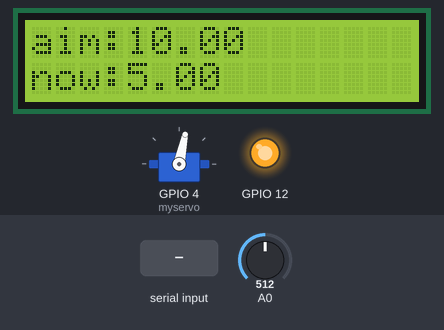
The sketch below on a simulated ESP8266 (NodeMCU). Parts: servo, 16×2 character LCD, output pins drawn as LEDs (lit = HIGH). The test bench sets the inputs (shaded band); at power-on: A0 = 512 (analog values on the 0–1023 scale). Nothing arrives over Bluetooth unless stated; what the sketch prints to the serial monitor is not drawn.

Above: at 2.2 s.
2.3 s: A0 set to 716
At 3.84 s:
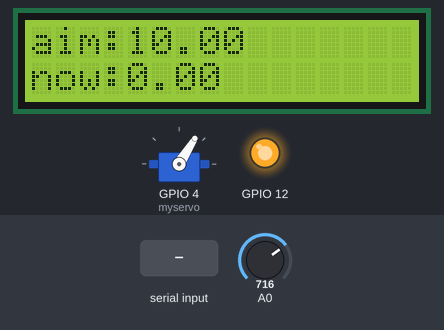
5.2 s: A0 set to 900
At 5.8 s:
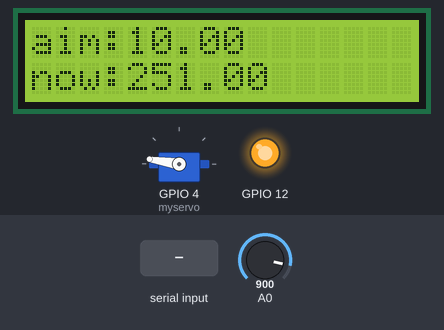
6.8 s: A0 set to 770
At 7.6 s:
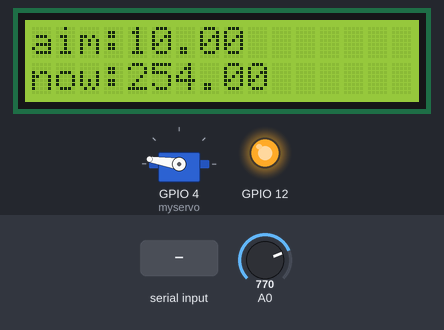
8.4 s: A0 set to 745
At 10.5 s:
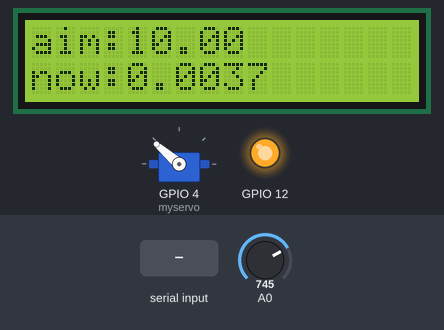
10.6 s: "90,45\n" received over the second serial link
12.1 s: "30,150\n" received over the second serial link
Timing chart, 0 to 16.9 s (numbered marks = the images above; inputs shaded):
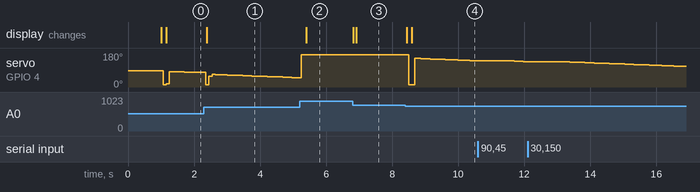

The sketch:

balance_ball.ino
```cpp
#include <PID_v1.h>

#include "ESP32SharpIR.h"

#include <ESP32Servo.h>

#include "BluetoothSerial.h"

#include <Wire.h>

#include <LiquidCrystal.h>

#include <LiquidCrystal_PCF8574.h>

#include <IRremoteESP8266.h>
#include <IRrecv.h>


// Define model and input pin:

#define IRPin 27

#define model 0


/* SharpIR Model :

  GP2Y0A02YK0F --> 20150

  GP2Y0A21YK0F --> 1080

  GP2Y0A710K0F --> 100500

  GP2YA41SK0F --> 430

*/


// Create variables for PID:

double distance_cm;

double Setpoint, Input, Output;

double kp = 1.8, ki = 0.7, kd = 1.4;

double offset = 91;


// variables for filtering:

const int Filter_size = 30;

double FIR_input[Filter_size] = {0}; //FIR average filter

double Sum_input = 0;

int index1 = 0;


ESP32SharpIR mySensor(model, IRPin);

PID myPID(&Input, &Output, &Setpoint, kp, ki, kd, P_ON_E, REVERSE);

Servo myservo;


#if !defined(CONFIG_BT_ENABLED) || !defined(CONFIG_BLUEDROID_ENABLED)
#error Bluetooth is not enabled! Please run `make menuconfig` to and enable it
#endif

BluetoothSerial SerialBT;

LiquidCrystal_PCF8574 lcd(0x27);

int RECV_PIN =19;
IRrecv irrecv(RECV_PIN);//紅外線接收器角位
decode_results results;//把接收到的信號儲存在results

void setup() {


  // put your setup code here, to run once:


  // 提供電源給 IRSensor

  pinMode(12, OUTPUT);

  digitalWrite(12, 1);

  mySensor.setFilterRate(0.1f);


  myservo.attach(4);

  myservo.write(offset - 5);

  Input = mySensor.getDistance();

  Setpoint = 10.0;


  // PID 參數設定

  myPID.SetMode(AUTOMATIC);

  myPID.SetOutputLimits(-80.0, 80.0);

  myPID.SetSampleTime(90);


  delay(1000);


  // Signal filtering

  for (int i = 0; i < Filter_size; i++) {

    FIR_input[i] = mySensor.getDistance();

    Sum_input += FIR_input[i];

  }

  Serial.begin(115200);
  SerialBT.begin("ESP32test"); //Bluetooth device name

  lcd.begin(16, 2);//lcd(長,寬)

  irrecv.enableIRIn();

}


void loop() {
  unsigned long ct = millis();
  static unsigned long pt = millis();
  unsigned long ct2 = millis();
  static unsigned long pt2 = millis();
  static int state = 0;
  static int state2 = 0;
  static int state3 = 0;


  // Signal filtering

  Sum_input -= FIR_input[index1];

  FIR_input[index1] = mySensor.getDistance();

  Sum_input += FIR_input[index1];

  if (++ index1 == Filter_size) index1 = 0;

  Input = Sum_input / Filter_size; // distance measured by IRsensor


  // PID calculation

  myPID.Compute();

  myservo.write(offset + Output); //send command to servo

  //lcd顯示setpoint和input
  switch (state2) {
    case 0:
      if ((ct - pt) > 30) {
        Serial.print(Input);
        Serial.print(" ");
        Serial.println(Setpoint);
        lcd.setBacklight(255);
        lcd.setCursor(0, 0);
        lcd.print("aim:");
        lcd.setCursor(4, 0);
        lcd.print(Setpoint);
        lcd.setCursor(0, 1);
        lcd.print("now:");
        lcd.setCursor(4, 1);
        lcd.print(Input);
        pt = ct;
      }
      break;
  }

  //序列阜改變平衡點
  while (Serial.available() > 0) {
    int a = Serial.parseInt();
    Setpoint = a;
  }

  //app輸入改變平衡點
  if (SerialBT.available()) {
     int x = SerialBT.parseInt();
    //Serial.println(x);
    switch (x) {
      case 8:
        Setpoint = 8;
        break;
      case 9:
        Setpoint = 9;
        break;
      case 10:
        Setpoint = 10;
        break;
      case 11:
        Setpoint = 11;
        break;
      case 12:
        Setpoint = 12;
        break;
    }
  }

  //將紅外線接收器接收到的數值改變平衡點
  switch (state3) {
    case 0:
      if ((ct2 - pt2) > 100) {
        if (irrecv.decode(&results)) {
          if (results.value == 0xFF42BD) {
            Setpoint=7;
          }
          if (results.value == 0xFF4AB5) {
            Setpoint=8;
          }
          if (results.value == 0xFF52AD) {
            Setpoint=9;
          }
          if (results.value == 0xFF6897) {
            Setpoint=10;
          }
          if (results.value == 0xFF30CF) {
            Setpoint=11;
          }
          if (results.value == 0xFF18E7) {
            Setpoint=12;
          }
          irrecv.resume();
          pt2 = ct2;
        }
      }
      break;
  }
}
```

ESP32SharpIR.cpp
```cpp
#include "ESP32SharpIR.h"

ESP32SharpIR::ESP32SharpIR( sensorCode _sensorType , uint8_t _sensorPin ) {

  // Assign sensor type and pin number
  sensorType = _sensorType;
  pin = _sensorPin;

  // Set ADC unit resolution on ESP32
  analogReadResolution(ANALOG_RESOLUTION);

}

void ESP32SharpIR::setFilterRate(float rate) {
  if (rate > 0 && rate < 1) alpha = rate;
}

float ESP32SharpIR::getDistanceFloat(bool avoidBurstRead ) {
  if ( !avoidBurstRead ) while ( millis() <= lastTime + 20 ) {}  //wait for sensor's sampling time

  rawDistance = getRawDistance(avoidBurstRead);
  average = (alpha * rawDistance) + (1 - alpha) * average;        // exponential smoothing

#ifdef DEBUG
  Serial.printf("%f %f\n", rawDistance, average);
#endif

  return average;
}

uint8_t ESP32SharpIR::getDistance(bool avoidBurstRead ) {
  return (uint8_t)getDistanceFloat(avoidBurstRead );
}


uint8_t ESP32SharpIR::getRawDistance( bool avoidBurstRead ) {
  uint8_t distance ;

  if (!avoidBurstRead) while ( millis() <= lastTime + 20 ) {} //wait for sensor's sampling time

  lastTime = millis();

  switch ( sensorType )
  {
    case GP2Y0A41SK0F :
      // TODO: Implement
      //distance = 0;// 2076/(analogRead(pin)-11);
      float distance = (map(analogRead(pin), 525, 2250, 15, 5)-1);
      /*if (distance > 30) return 31;
      else if (distance < 4) return 3;
      else*/ return distance;

      break;

    /*case GP2Y0A21YK0F :

      distance = (28400) / (analogRead(pin));
      if (distance > 80) return 81;
      else if (distance < 10) return 9;
      else return distance;

      break;

    case GP2Y0A02YK0F :
      // TODO: Implement
      distance = 0;// 9462/(analogRead(pin)-16.92);

      if (distance > 150) return 151;
      else if (distance < 20) return 19;
      else return distance;*/
  }
}
/*
  // White Perpendicular Block, r [0:511]
  d   r   d*r
  10  330 3300
  12  285 3420
  14  250 3500
  16  230 3680
  18  190 3420
  20  180 3600
  22  160 3520
  24  150 3600
  26  140 3640
  28  130 3640
  30  125 3750
  avg =   3550
*/
```

ESP32SharpIR.h
```cpp
/*
   SEP32-SharpIR
   Library for the acquisition of distance data from Sharp IR sensors
*/

#pragma once

#include <Arduino.h>

#define ANALOG_RESOLUTION 12

//#define DEBUG

class ESP32SharpIR
{
  public:

    using sensorCode = const uint8_t ;

    ESP32SharpIR( sensorCode _sensorType , uint8_t _sensorPin );

    float getDistanceFloat(bool avoidBurstRead = true);

    uint8_t getRawDistance( bool avoidBurstRead = true );
    uint8_t getDistance(bool avoidBurstRead = true);

    void setFilterRate(float rate);

    static sensorCode GP2Y0A41SK0F = 0;
    static sensorCode GP2Y0A21YK0F = 1;
    static sensorCode GP2Y0A02YK0F = 3;

  protected:
    uint8_t sensorType, pin ;

  private:
    float alpha = 0.2f;
    float average = 25.0f;
    float rawDistance = 0.0f;
    uint32_t rawReading = 0;
    uint32_t lastTime = 0 ;
};
```

Measured:
- the behaviour switches between 757 and 756 on A0 (found by bisection; images 3 and 4)
- after the input at 2.3 s, the display: changes after 0.09 s (image 1)
- after the input at 5.2 s, the display: changes after 0.20 s (image 2)
- after the input at 6.8 s, the display: first changes at once (image 3 shows a later state)
- after the input at 8.4 s, servo on GPIO 4 (myservo): 171° → 11° after 0.10 s, → 151° 0.19 s later, → 150° 0.19 s later, → 149° 0.09 s later, … (14 changes in this stretch); the display: first changes at once (image 4 shows a later state)
